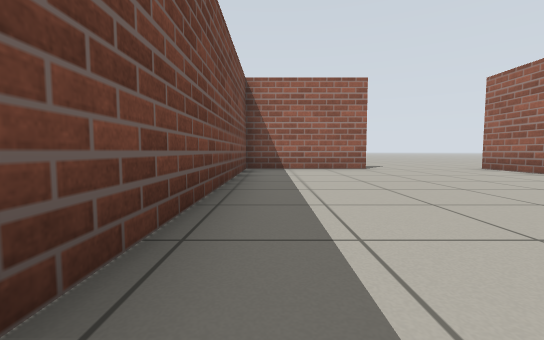
[1] (above)

12 first-person views from a walk through a Gazebo world. The camera is 0.5 m above the floor, tilts 4° down and sees 90° across. The floor is counted in squares, 1 m on a side. Each view is taken from the middle of a square. On the plan, view 1 faces up. The plan holds only what a view shows up to about 9 squares ahead; the rest is blank.

[2]
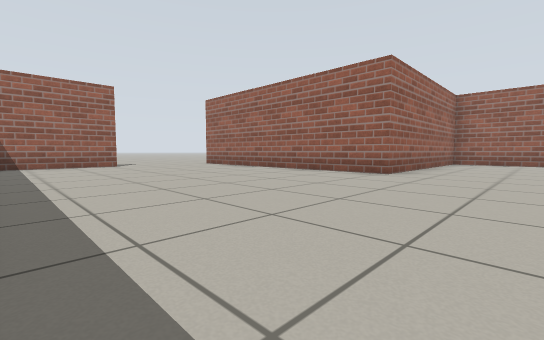

[3]
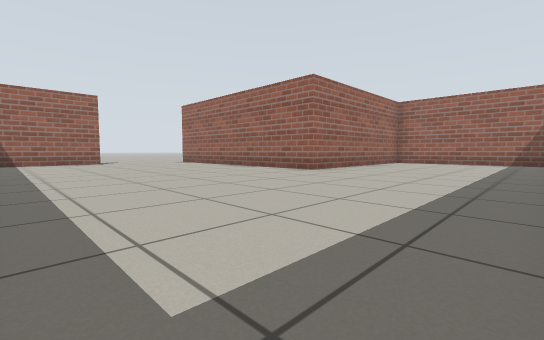

[4]
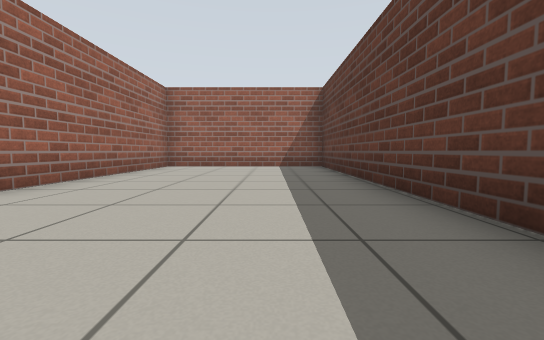

[5]
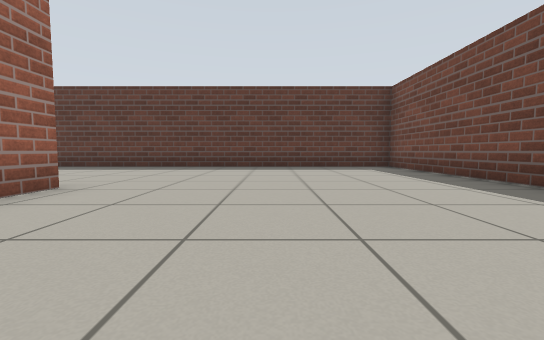

[6]
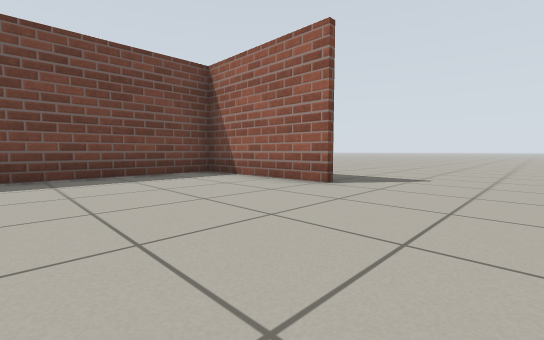

[7]
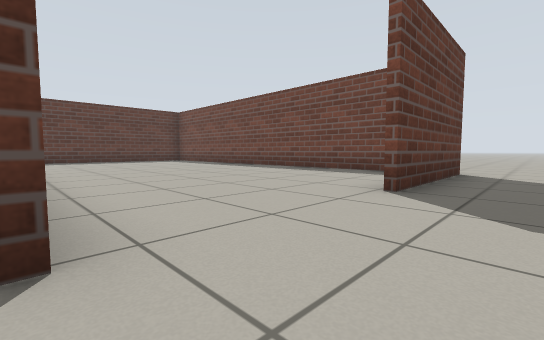

[8]
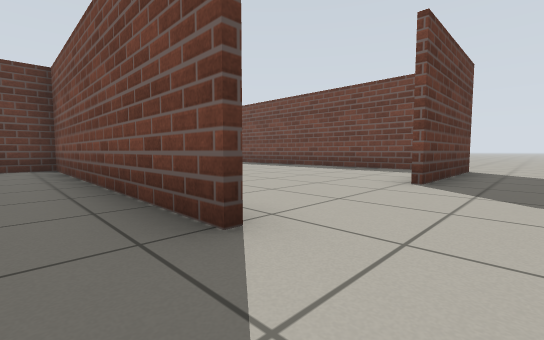

[9]
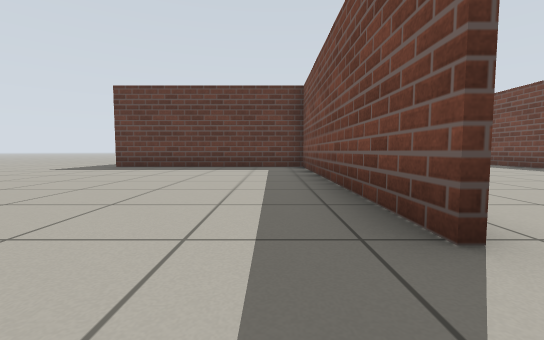

[10]
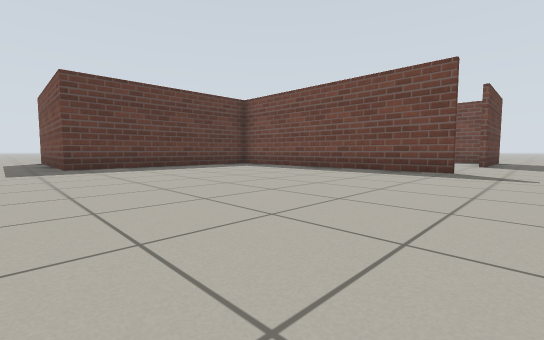

[11]
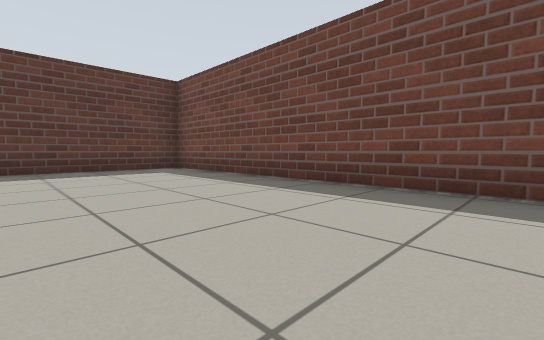

[12]
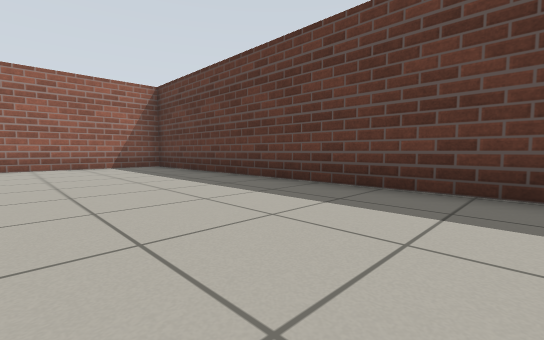

### Floor plan
Points are (right, up) in squares from view 1. A wall is a line through its corners. A room is listed if a view was taken in it or the views show most of it. See-through windows are left out.
Room 1 (views 1, 2, 3, 4, 5, 6, 11, 12)
walls: (2.7, 7.6) (-0.7, 7.6) (-0.7, -4.6) (11.7, -4.6) (11.7, 0.3) (5.9, 0.3) (5.9, 7.6); (-1, 7.6) (2.6, 7.6)
ways out: opening at (6, 8.5) to room 2; opening at (-1, 9)
Room 2 (views 7, 8, 9, 10)
walls: (6, 7.6) (6, 0.5) (11.9, 0.5) (11.9, -2.7)
ways out: opening at (6, 8.5) to room 1

Where each view was taken, in squares from view 1:
view 1: 0 up, 0 right, facing up
view 2: 2 down, 0 right, facing up-right
view 3: 4 down, 0 right, facing up-right
view 4: 3 down, 3 right, facing right
view 5: 4 up, 3 right, facing down
view 6: 4 up, 5 right, facing up-left
view 7: 9 up, 6 right, facing down-left
view 8: 9 up, 7 right, facing down-left
view 9: 9 up, 7 right, facing down
view 10: 9 up, 13 right, facing down-left
view 11: 3 up, 3 right, facing down-left
view 12: 1 down, 3 right, facing down-right
